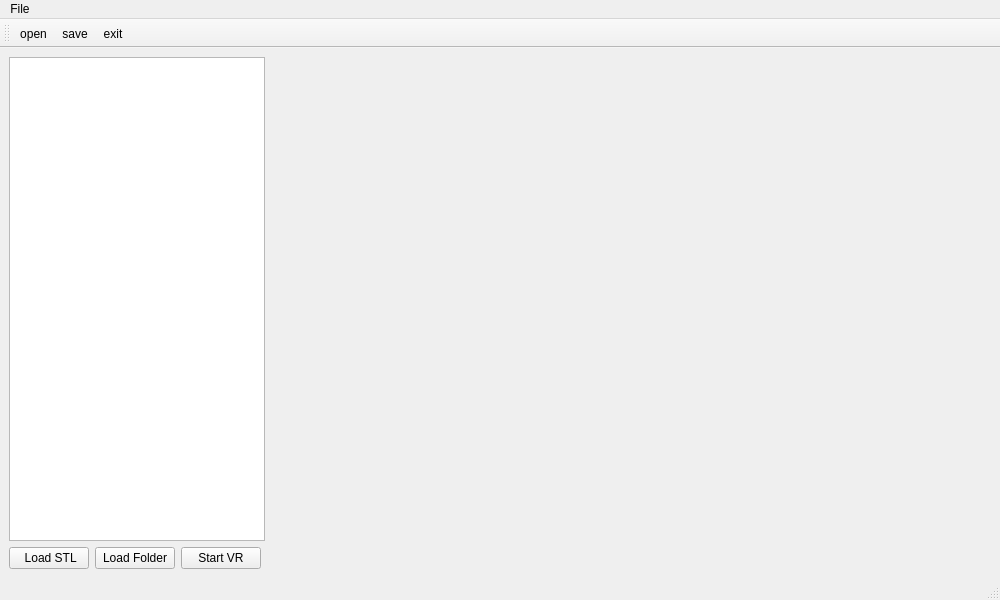
<?xml version="1.0" encoding="UTF-8"?>
<ui version="4.0">
 <class>MainWindow</class>
 <widget class="QMainWindow" name="MainWindow">
  <property name="geometry">
   <rect>
    <x>0</x>
    <y>0</y>
    <width>1000</width>
    <height>600</height>
   </rect>
  </property>
  <property name="windowTitle">
   <string>MainWindow</string>
  </property>
  <widget class="QWidget" name="rightpanel">
   <layout class="QVBoxLayout" name="verticalLayout">
    <item>
     <layout class="QHBoxLayout" name="horizontalLayout">
      <item>
       <widget class="QTreeView" name="treeView">
        <property name="minimumSize">
         <size>
          <width>250</width>
          <height>0</height>
         </size>
        </property>
        <property name="maximumSize">
         <size>
          <width>300</width>
          <height>16777215</height>
         </size>
        </property>
        <property name="contextMenuPolicy">
         <enum>Qt::ContextMenuPolicy::ActionsContextMenu</enum>
        </property>
       </widget>
      </item>
      <item>
       <widget class="QWidget" name="vtkPlaceholder" native="true">
        <property name="enabled">
         <bool>true</bool>
        </property>
        <property name="sizePolicy">
         <sizepolicy hsizetype="Expanding" vsizetype="Expanding">
          <horstretch>1</horstretch>
          <verstretch>0</verstretch>
         </sizepolicy>
        </property>
        <property name="minimumSize">
         <size>
          <width>400</width>
          <height>400</height>
         </size>
        </property>
       </widget>
      </item>
     </layout>
    </item>
    <item>
     <layout class="QHBoxLayout" name="horizontalLayout_2">
      <item>
       <widget class="QPushButton" name="Button1">
        <property name="text">
         <string> Load STL</string>
        </property>
       </widget>
      </item>
      <item>
       <widget class="QPushButton" name="Button2">
        <property name="text">
         <string>Load Folder</string>
        </property>
       </widget>
      </item>
      <item>
       <widget class="QPushButton" name="ButtonVR">
        <property name="text">
         <string>Start VR</string>
        </property>
       </widget>
      </item>
      <item>
       <spacer name="horizontalSpacer">
        <property name="orientation">
         <enum>Qt::Orientation::Horizontal</enum>
        </property>
        <property name="sizeHint" stdset="0">
         <size>
          <width>40</width>
          <height>20</height>
         </size>
        </property>
       </spacer>
      </item>
     </layout>
    </item>
   </layout>
  </widget>
  <widget class="QMenuBar" name="menubar">
   <property name="geometry">
    <rect>
     <x>0</x>
     <y>0</y>
     <width>1000</width>
     <height>17</height>
    </rect>
   </property>
   <widget class="QMenu" name="menuFile">
    <property name="title">
     <string>File</string>
    </property>
    <addaction name="actionOpen"/>
    <addaction name="actionSave"/>
    <addaction name="actionExit"/>
   </widget>
   <addaction name="menuFile"/>
  </widget>
  <widget class="QStatusBar" name="statusbar"/>
  <widget class="QToolBar" name="mainToolBar">
   <property name="windowTitle">
    <string>toolBar</string>
   </property>
   <property name="iconSize">
    <size>
     <width>30</width>
     <height>30</height>
    </size>
   </property>
   <attribute name="toolBarArea">
    <enum>TopToolBarArea</enum>
   </attribute>
   <attribute name="toolBarBreak">
    <bool>false</bool>
   </attribute>
   <addaction name="actionOpen"/>
   <addaction name="actionSave"/>
   <addaction name="actionExit"/>
  </widget>
  <action name="actionOpen">
   <property name="icon">
    <iconset resource="resources.qrc">
     <normaloff>:/icons/Open.png</normaloff>:/icons/Open.png</iconset>
   </property>
   <property name="text">
    <string>open</string>
   </property>
   <property name="visible">
    <bool>true</bool>
   </property>
   <property name="menuRole">
    <enum>QAction::MenuRole::NoRole</enum>
   </property>
  </action>
  <action name="actionSave">
   <property name="icon">
    <iconset resource="resources.qrc">
     <normaloff>:/icons/Save.png</normaloff>:/icons/Save.png</iconset>
   </property>
   <property name="text">
    <string>save</string>
   </property>
   <property name="menuRole">
    <enum>QAction::MenuRole::NoRole</enum>
   </property>
  </action>
  <action name="actionExit">
   <property name="icon">
    <iconset resource="resources.qrc">
     <normaloff>:/icons/Exit.png</normaloff>:/icons/Exit.png</iconset>
   </property>
   <property name="text">
    <string>exit</string>
   </property>
   <property name="menuRole">
    <enum>QAction::MenuRole::NoRole</enum>
   </property>
  </action>
  <action name="actionItem_Options">
   <property name="text">
    <string>Item Options</string>
   </property>
   <property name="menuRole">
    <enum>QAction::MenuRole::NoRole</enum>
   </property>
  </action>
 </widget>
 <resources>
  <include location="resources.qrc"/>
 </resources>
 <connections/>
</ui>
